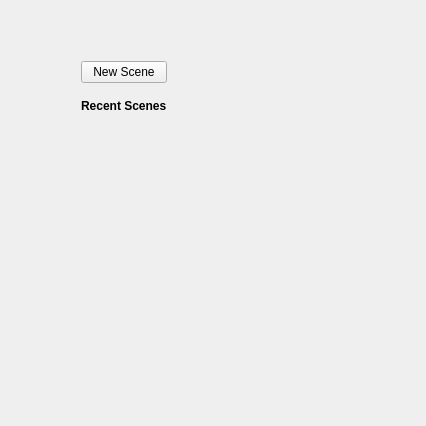
<?xml version="1.0" encoding="UTF-8"?>
<ui version="4.0">
 <class>StartUpPage</class>
 <widget class="QWidget" name="StartUpPage">
  <property name="geometry">
   <rect>
    <x>0</x>
    <y>0</y>
    <width>426</width>
    <height>426</height>
   </rect>
  </property>
  <property name="windowTitle">
   <string>Form</string>
  </property>
  <layout class="QHBoxLayout" name="horizontalLayout_2">
   <item>
    <spacer name="m_leftMarginHSpacer">
     <property name="orientation">
      <enum>Qt::Horizontal</enum>
     </property>
     <property name="sizeType">
      <enum>QSizePolicy::Fixed</enum>
     </property>
     <property name="sizeHint" stdset="0">
      <size>
       <width>70</width>
       <height>20</height>
      </size>
     </property>
    </spacer>
   </item>
   <item>
    <layout class="QVBoxLayout" name="verticalLayout_2">
     <item>
      <spacer name="m_topMarginVSpacer">
       <property name="orientation">
        <enum>Qt::Vertical</enum>
       </property>
       <property name="sizeType">
        <enum>QSizePolicy::Fixed</enum>
       </property>
       <property name="sizeHint" stdset="0">
        <size>
         <width>20</width>
         <height>50</height>
        </size>
       </property>
      </spacer>
     </item>
     <item>
      <widget class="QPushButton" name="m_newSceneButton">
       <property name="text">
        <string>New Scene</string>
       </property>
      </widget>
     </item>
     <item>
      <spacer name="verticalSpacer_2">
       <property name="orientation">
        <enum>Qt::Vertical</enum>
       </property>
       <property name="sizeType">
        <enum>QSizePolicy::Fixed</enum>
       </property>
       <property name="sizeHint" stdset="0">
        <size>
         <width>20</width>
         <height>10</height>
        </size>
       </property>
      </spacer>
     </item>
     <item>
      <widget class="QLabel" name="m_recentScenesLabel">
       <property name="font">
        <font>
         <weight>75</weight>
         <bold>true</bold>
        </font>
       </property>
       <property name="text">
        <string>Recent Scenes</string>
       </property>
       <property name="openExternalLinks">
        <bool>false</bool>
       </property>
      </widget>
     </item>
     <item>
      <layout class="QHBoxLayout" name="horizontalLayout">
       <item>
        <spacer name="horizontalSpacer">
         <property name="orientation">
          <enum>Qt::Horizontal</enum>
         </property>
         <property name="sizeType">
          <enum>QSizePolicy::Fixed</enum>
         </property>
         <property name="sizeHint" stdset="0">
          <size>
           <width>10</width>
           <height>20</height>
          </size>
         </property>
        </spacer>
       </item>
       <item>
        <layout class="QVBoxLayout" name="m_scenesVerticalLayout"/>
       </item>
      </layout>
     </item>
     <item>
      <spacer name="verticalSpacer_3">
       <property name="orientation">
        <enum>Qt::Vertical</enum>
       </property>
       <property name="sizeType">
        <enum>QSizePolicy::Expanding</enum>
       </property>
       <property name="sizeHint" stdset="0">
        <size>
         <width>20</width>
         <height>40</height>
        </size>
       </property>
      </spacer>
     </item>
    </layout>
   </item>
   <item>
    <spacer name="horizontalSpacer_3">
     <property name="orientation">
      <enum>Qt::Horizontal</enum>
     </property>
     <property name="sizeHint" stdset="0">
      <size>
       <width>242</width>
       <height>20</height>
      </size>
     </property>
    </spacer>
   </item>
  </layout>
 </widget>
 <resources/>
 <connections/>
</ui>
